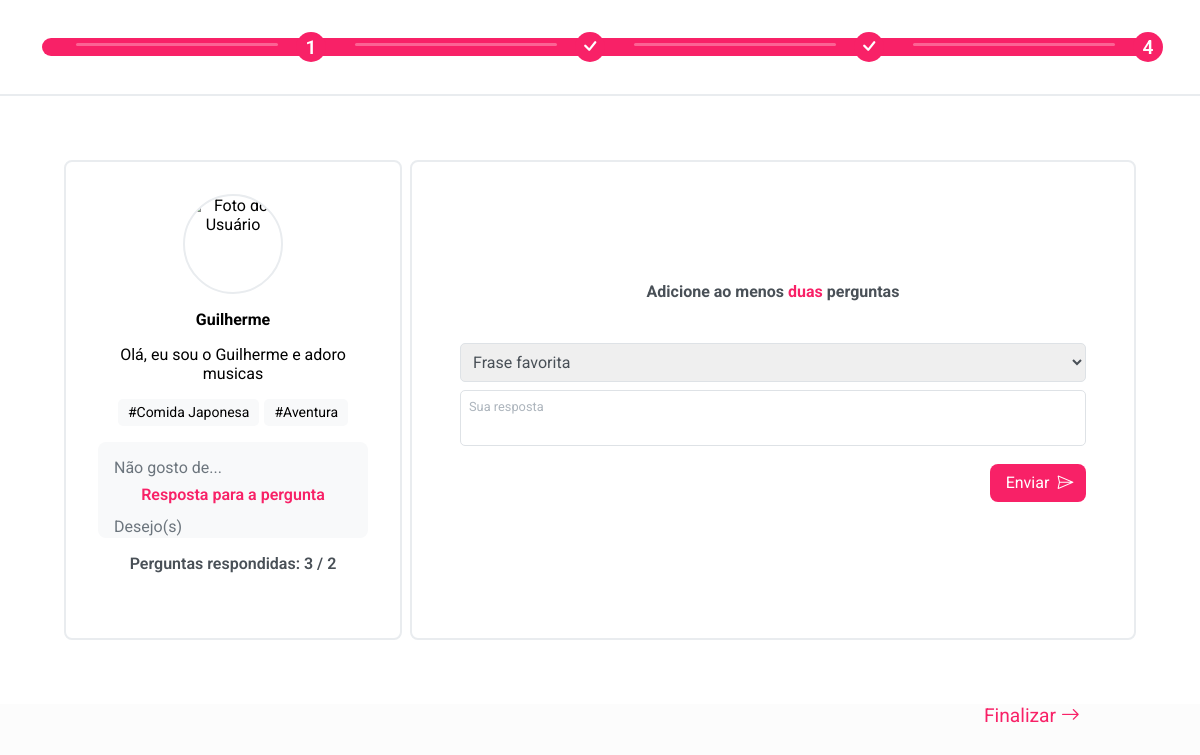
Screenshot of /pages/login-page/criar-perfil/criar-perfil-5.php (signed in) with the database file from the repository.
### tables this page shows
CREATE TABLE `tbusuario_responde_pergunta` (
  `idUsuario` int(11) NOT NULL,
  `idPergunta` int(11) NOT NULL,
  `respostaUsuario` text NOT NULL
);

CREATE TABLE `tbperguntas` (
  `idPergunta` int(11) NOT NULL,
  `tituloPergunta` varchar(100) NOT NULL
);

### pages/login-page/criar-perfil/criar-perfil-5.php (the view, shortened to what this page needs)
<?php
include("../../../database/conection.php");
$idUsuario = $_SESSION["idUsuario"];
$sql = "
    SELECT
        tbusuarios.*,
        tbhashtags.tituloHashtag
    FROM
        tbusuarios
    LEFT JOIN
        tbhashtags
    ON
        tbusuarios.idUsuario = tbhashtags.idUsuario
    WHERE
        tbusuarios.idUsuario = $idUsuario;
";
$result = mysqli_query($conection, $sql);
$userData = null;
$hashtags = [];
while ($row = mysqli_fetch_assoc($result)) {
    if (!$userData) {
        $userData = [
            'fotoPerfilUsuario' => $row['fotoPerfilUsuario'],
            'nomeUsuario' => $row['nomeUsuario'],
            'bioUsuario' => $row['bioUsuario']
        ];
    }
    if (!empty($row['tituloHashtag'])) {
        $hashtags[] = $row['tituloHashtag'];
    }
}
?>
<!DOCTYPE html>
<html lang="pt-br">
<head>
    <link rel="stylesheet" href="../../../../styles/global.css">
    <link rel="stylesheet" href="../../../../styles/components/progress-bar.css">
    <link rel="stylesheet" href="../../../../styles/components/send-input.css">
    <link rel="stylesheet" href="../../../../styles/components/input.css">
    <link rel="stylesheet" href="criar-perfil.css">
    <link rel="stylesheet" href="https://cdn.jsdelivr.net/npm/bootstrap-icons@1.11.3/font/bootstrap-icons.min.css">
</head>
<body>
    <main class="main">
        <div class="progress-bar">
            <div class="progress-step first">
                <div class="rectangle">
                    <div class="light"></div>
                </div>
                <div class="circle">
                    <span class="step"><?= $userData["fotoPerfilUsuario"] == "" ? "1" : "<i class='bi bi-check' style='font-size: 1.5rem'></i>" ?></span>
                </div>
            </div>
            <div class="progress-step second">
                <div class="rectangle">
                    <div class="light"></div>
                </div>
                <div class="circle">
                    <span class="step"><?= $userData["bioUsuario"] == "" ? "2" : "<i class='bi bi-check' style='font-size: 1.5rem'></i>" ?></span>
                </div>
            </div>
            <div class="progress-step third">
                <div class="rectangle">
                    <div class="light"></div>
                </div>
                <div class="circle">
                    <span class="step"><?= $hashtags == [] ? "3" : "<i class='bi bi-check' style='font-size: 1.5rem'></i>" ?></span>
                </div>
            </div>
            <div class="progress-step fourth">
                <div class="rectangle">
                    <div class="light"></div>
                </div>
                <div class="circle">
                    <span>4</span>
                </div>
            </div>
        </div>
        <div class="container">
            <div class="profile-preview">
                <div class="user-photo-container">
                    <img class="user-photo" src="../../../../database/users/<?= $userData["fotoPerfilUsuario"] ?>" alt="Foto do Usuário">
                </div>
                <h4> <?= ucwords($userData["nomeUsuario"]) ?></h4>
                <p> <?= $userData["bioUsuario"] ?></p>
                <div class="hashtags">
                    <?php
                    if (!empty($hashtags)) {
                        foreach ($hashtags as $hashtag) {
                            echo "<span class='hashtag-item'>#$hashtag</span> ";
                        }
                    } else {
                        echo "<p class='no-hashtags'>Sem hashtags ainda.</p>";
                    }
                    ?>
                </div>
                <div class="questions">
                    <?php
                    $sql = "SELECT idPergunta, respostaUsuario FROM tbusuario_responde_pergunta WHERE idUsuario = $idUsuario";
                    $result = mysqli_query($conection, $sql);
                    $questionQtd = 0;
                    if (mysqli_num_rows($result) > 0) {
                        while ($row = mysqli_fetch_assoc($result)) {
                            $sql = "SELECT tituloPergunta FROM tbperguntas WHERE idPergunta = " . $row['idPergunta'];
                            $question = mysqli_query($conection, $sql);
                            $data = mysqli_fetch_assoc($question);
                            echo "<p class='question-title'>" . $data["tituloPergunta"] . "</p>";
                            echo "<p class='question-answer'>" . $row["respostaUsuario"] . "</p>";
                            $questionQtd++;
                        }
                    }
                    ?>
                </div>
                <div class="qtd-questions">
                    <?php
                    $qtd = isset($questionQtd) ? $questionQtd : 0;
                    echo "<p class='qtd-questions'>Perguntas respondidas: " . $qtd . " / 2</p>";
                    ?>
                </div>
            </div>
            <div class="add-info-container">
                <p style="text-align: center; color: var(--gray-700); font-weight: bold; margin-bottom: 10px;">Adicione ao menos <span style='font-weight: bold; color: var(--carmin);'>duas</span> perguntas</p>
                <form class="form add-question" id="form-question" action="" method="POST">
                    <select class="input" name="question" id="question">
                        <?php
                        $sql = "SELECT * FROM tbperguntas";
                        $result = mysqli_query($conection, $sql);
                        while ($row = mysqli_fetch_assoc($result)) {
                            echo "<option value='" . $row["idPergunta"] . "'>" . $row["tituloPergunta"] . "</option>";
                        }
                        ?>
                    </select>
                    <textarea type="text" name="user-answer" class="input text-area" id="user-answer" placeholder="Sua resposta" required maxlength="255" autocomplete="off"></textarea>
                    <button class="button" id="btn-send-question" type="submit">Enviar<i class="bi bi-send"></i></button>
                </form>
            </div>
        </div>
        <footer class='bottom-container'>
            <a
                <?php
                if ($qtd >= 2) {
                    echo "href='../../splash-screen/splash.php' class='link active'";
                } else {
                    echo "class='link'";
                }
                ?>>Finalizar <i class="bi bi-arrow-right"></i></a>
        </footer>
    </main>
</body>
</html>

### styles/global.css (style rules this page uses)
:root { --carmin: #f82167; --red: #f53232; --green: #35cc30; --yellow: #f1c40f; --blue: #428dd3; --pink: #e053a1; --gray-900: #212529; --gray-800: #343a40; --gray-700: #495057; --gray-600: #6c757d; --gray-500: #adb5bd; --gray-400: #ced4da; --gray-300: #dee2e6; --gray-200: #e9ecef; --gray-100: #f8f9fa; --ice: #fcfcfc; --white: #fff; }
*, *::before, *::after { margin: 0; padding: 0; box-sizing: border-box; font-family: "Roboto", sans-serif; }
body { width: 100vw; height: 100vh; display: flex; flex-direction: row; background-color: var(--ice); }
.main { width: 100%; height: 100%; display: flex; flex-direction: column; overflow-y: hidden; }

### styles/components/progress-bar.css (style rules this page uses)
.progress-bar { width: 100%; min-height: 6rem; display: flex; flex-direction: row; align-items: center; justify-content: center; padding: 2rem; border-bottom: 2px solid var(--gray-200); background-color: var(--white); transition: all 0.05s linear; }
.second { order: 2; z-index: 2; }
.third { order: 3; z-index: 1; }
.fourth { order: 4; z-index: 0; }

### styles/components/input.css (style rules this page uses)
.input { width: 100%; padding: 0.5rem; border: 1px solid var(--gray-300); border-radius: 5px; color: var(--gray-700); font-size: 1rem; }
.input::placeholder { color: var(--gray-500); font-size: 0.8rem; }
.text-area { width: 100%; resize: none; }

### pages/login-page/criar-perfil/criar-perfil.css (style rules this page uses)
.container { width: 100vw; height: 100vh; display: flex; flex-direction: row; align-items: center; justify-content: center; position: relative; gap: 8px; padding: 4rem; background-color: var(--white); }
.bottom-container { width: 100%; min-height: 6rem; display: flex; flex-direction: column; align-items: flex-end; justify-content: flex-start; gap: 10px; padding-inline: 10%; }
.link { color: var(--gray-300); text-decoration: none; cursor: pointer; font-size: 1.2rem; user-select: none; }
.active { color: var(--carmin); }
@media screen and (min-width: 768px) { .add-info-container { width: 100%; min-height: 30rem; display: flex; flex-direction: column; align-items: center; justify-content: center; gap: 1rem; padding: 2rem; border-radius: 8px; border: 2px solid var(--gray-200); } }
.form { width: 100%; padding: 0; }
.hashtags { width: 100%; max-height: 4rem; overflow-y: auto; display: flex; flex-direction: row; justify-content: center; flex-wrap: wrap; gap: 5px; }
.hashtag-item { display: inline-flex; white-space: nowrap; padding: 5px 10px; background-color: var(--gray-100); border-radius: 5px; font-size: 14px; color: #000; line-height: 1.2; }
.user-photo-container { width: 100px; height: 100px; border-radius: 50%; overflow: hidden; border: 2px solid var(--gray-200); background-color: var(--white); display: flex; align-items: center; justify-content: center; }
.user-photo { width: 100%; height: 100%; object-fit: cover; }
.add-question, .add-photo { width: 100%; height: 100%; display: flex; flex-direction: column; align-items: flex-end; justify-content: center; gap: 0.5rem; padding: 1rem; }

### rows the page displays
tbusuario_responde_pergunta: idPergunta.tituloPergunta "Não gosto de...", respostaUsuario "Resposta para a pergunta"
tbusuario_responde_pergunta: idPergunta.tituloPergunta "Desejo(s)"

### other values shown
$userData["nomeUsuario"] "Guilherme"
$userData["bioUsuario"] "Olá, eu sou o Guilherme e adoro musicas"
$hashtag "Comida Japonesa"
$hashtag "Aventura"
$qtd "3"
form field question "Frase favorita"
